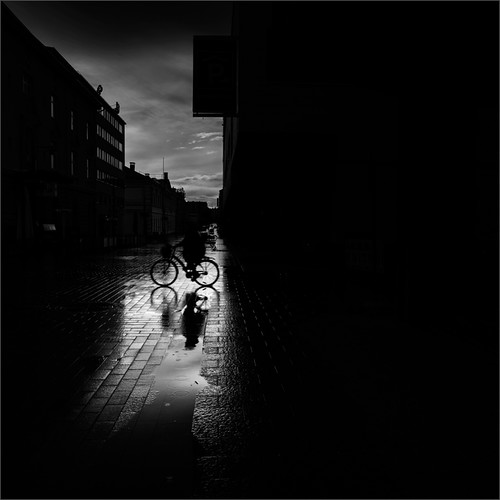
%> input picture sameSize.jpg, 500 x 500 px
$ octave Subtraction_grayscale.m   (GNU Octave 9; MATLAB toolbox functions it lacks are replaced by stand-ins)
%> lines starting %> are read from the running program, lines starting %| are printed output that depends on the picture
pkg load communications
% Read in the two grayscale images
img1 = imread('sameSize.jpg');
%> img1 is the input picture: size 500x500x3 uint8; min 0, max 255, mean 16.6
img2 = imread('sameSize2.jpg');
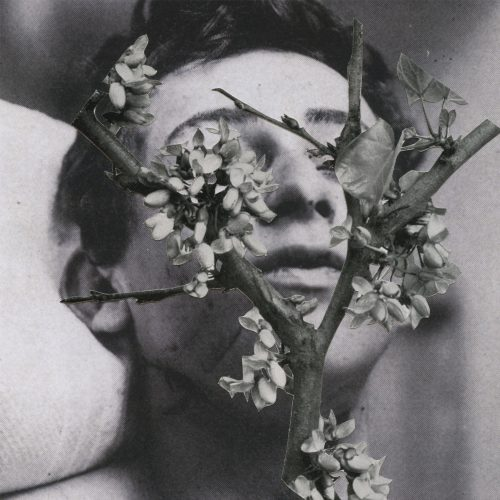
%> input picture sameSize2.jpg, 500 x 500 px
%> img2 is the input picture: size 500x500x3 uint8; mean R, G, B 112.1, 110.8, 112

% Perform the subtraction of the two images
img_diff = img1 - img2;
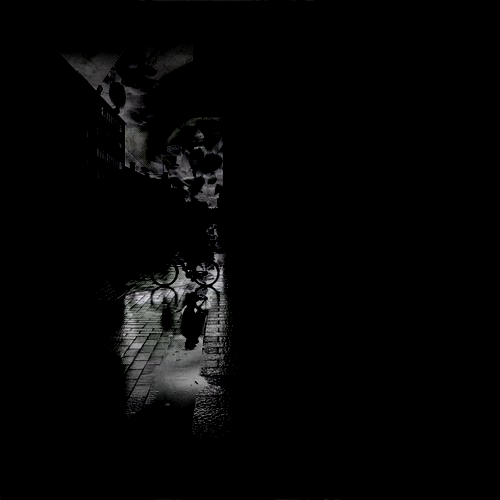
%> img_diff: size 500x500x3 uint8; mean R, G, B 5, 5.1, 5.1
img_diff = max(img_diff,0);
img_diff = im2uint8(img_diff);

% Convert the resulting image to binary format
%> (the run ends here)
